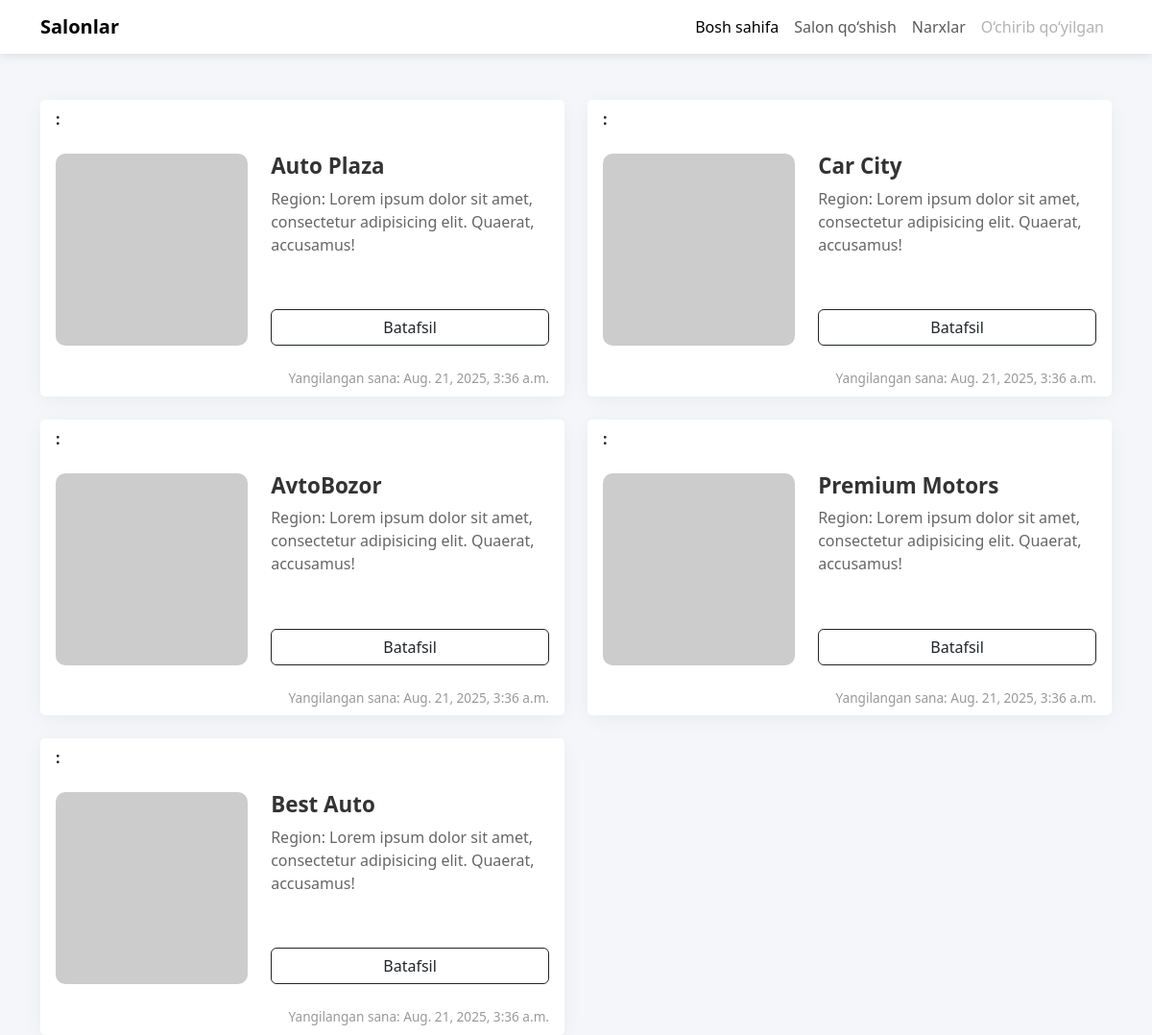
/index, run on the app's committed database.
### project1/models.py (models this page shows, shortened)
class BaseClass(models.Model):
    created_at = models.DateTimeField(auto_now_add=True)
    updated_at = models.DateTimeField(auto_now=True)
    class Meta:
        abstract = True

class Autosalon(BaseClass):
    title = models.CharField(max_length=255)
    context = models.TextField()
    email = models.EmailField(max_length=255)
    phone = models.CharField(max_length=255)
    address = models.CharField(max_length=255)
    image = models.ImageField(upload_to='photos/salons/%Y/%m/%d')

### project1/views.py (the view)
# urls.py: path('index', index, name="home"),
def index(request):
    salon = Autosalon.objects.all()
    context = {'salon': salon, 'title': 'AUTOSALON'}
    return render(request, 'index.html', context)

### project1/templates/index.html (shortened to what this page needs)
<!DOCTYPE html>
<html lang="en">
<head>
  <link
    href="https://cdn.jsdelivr.net/npm/bootstrap@5.3.0/dist/css/bootstrap.min.css"
    rel="stylesheet"
  />
</head>
<body>
  <nav class="navbar navbar-expand-lg navbar-light bg-white">
    <div class="container">
      <a class="navbar-brand fw-bold" href="#">Salonlar</a>
      <div class="collapse navbar-collapse justify-content-end" id="navbarNav">
        <ul class="navbar-nav">
          <li class="nav-item">
            <a class="nav-link active" aria-current="page" href="#">Bosh sahifa</a>
          </li>
          <li class="nav-item">
            <a class="nav-link" href="{% url 'add_salon' %}">Salon qo‘shish</a>
          </li>
          <li class="nav-item">
            <a class="nav-link" href="#">Narxlar</a>
          </li>
          <li class="nav-item">
            <a class="nav-link disabled" href="#" tabindex="-1" aria-disabled="true">O‘chirib qo‘yilgan</a>
          </li>
        </ul>
      </div>
    </div>
  </nav>
  <div class="container mt-5">
    <div class="row row-cols-1 row-cols-md-2 g-4">
      {% for item in salon %}
      <div class="col">
        <div class="card h-100">
          <div class="card-header bg-white border-bottom-0">
            <strong>:</strong> {{ item.count }}
          </div>
          <div class="card-body">
            <div class="row">
              <div class="col-md-5">
                  {% if item.image %}
                    <img src="{{ item.image.url }}" alt="Salon rasmi" class="img-fluid" />
                  {% else %}
                    <img src="https://picsum.photos/300" alt="Tasodifiy rasm" class="img-fluid" />
                  {% endif %}
              </div>
              <div class="col-md-7 d-flex flex-column justify-content-between">
                <div>
                  <h5 class="card-title">{{ item.title }}</h5>
                  <p class="card-text">
                    Region: Lorem ipsum dolor sit amet, consectetur adipisicing elit. Quaerat, accusamus!
                  </p>
                </div>
                <a href="{% url 'detail_salon' item.pk %}" class="btn btn-outline-dark mt-3">Batafsil</a>
              </div>
            </div>
          </div>
          <div class="card-footer bg-white border-top-0 text-end">
            Yangilangan sana: {{ item.updated_at }}
          </div>
        </div>
      </div>
      {% endfor %}
    </div>
  </div>
</body>
</html>

### project1/templates/index.html (style rules this page uses)
body { background-color: #f4f6f9; font-family: 'Segoe UI', Tahoma, Geneva, Verdana, sans-serif; }
.navbar { box-shadow: 0 2px 10px rgba(0, 0, 0, 0.1); }
.card { border: none; border-radius: 15px; box-shadow: 0 4px 20px rgba(0, 0, 0, 0.05); transition: transform 0.2s; height: 100%; }
.card img { border-radius: 10px; width: 100%; height: auto; object-fit: cover; }
.card-title { font-size: 1.4rem; font-weight: 600; color: #333; }
.card-text { color: #666; }
.card-footer { font-size: 0.85rem; color: #999; }
a.nav-link { transition: color 0.2s; }

### data on the page
Autosalon: title "Auto Plaza", updated_at "Aug. 21, 2025, 3:36 a.m."
Autosalon: title "Car City", updated_at "Aug. 21, 2025, 3:36 a.m."
Autosalon: title "AvtoBozor", updated_at "Aug. 21, 2025, 3:36 a.m."
Autosalon: title "Premium Motors", updated_at "Aug. 21, 2025, 3:36 a.m."
Autosalon: title "Best Auto", updated_at "Aug. 21, 2025, 3:36 a.m."
